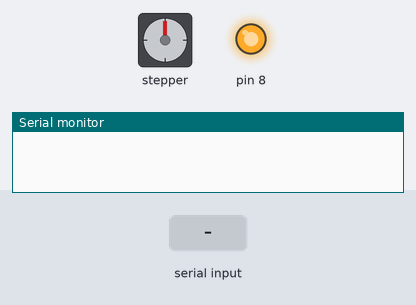
The sketch below on a simulated Arduino Uno, built with avr-gcc and run on an emulated ATmega328P. Parts: stepper motor, output pins drawn as LEDs (lit = HIGH), the last lines printed to the serial monitor. The test bench sets the inputs (shaded band). Stepper angles assume 64 steps per turn.

Above: at 1.2 s.
1.3 s: "a" received over Serial
At 1.45 s:
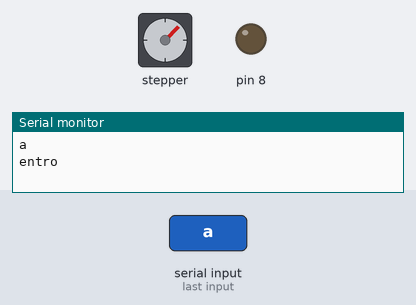
4.3 s: "b" received over Serial
7.3 s: "1" received over Serial
At 8.8 s:
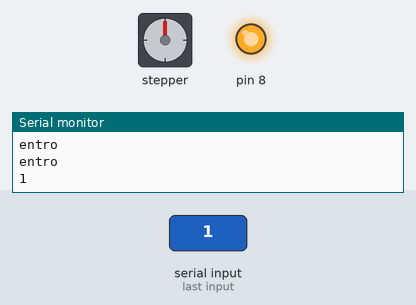
9.8 s: "a" received over Serial
At 12.39 s:
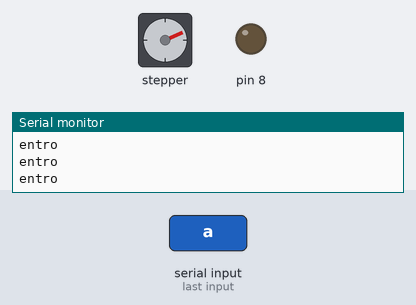
12.8 s: "0" received over Serial
At 14.5 s:
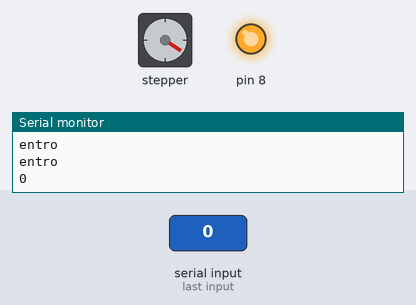
14.8 s: "b" received over Serial
At 19.82 s:
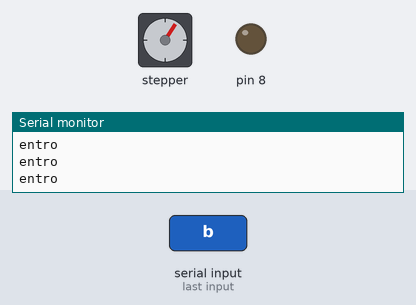
Timing chart, 0 to 21.4 s (numbered marks = the images above; inputs shaded):
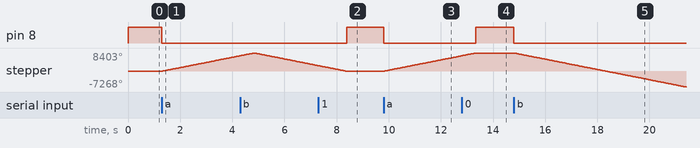

The sketch:

testMotor.ino
```cpp
#include <Arduino.h>
#include "BasicStepperDriver.h"

// Motor steps per revolution. Most steppers are 200 steps or 1.8 degrees/step
#define MOTOR_STEPS 64
#define RPM 400

// Since microstepping is set externally, make sure this matches the selected mode
// If it doesn't, the motor will move at a different RPM than chosen
// 1=full step, 2=half step etc.
#define MICROSTEPS 1

// All the wires needed for full functionality

#define DIR 3
#define STEP 6

//Uncomment line to use enable/disable functionality
//#define SLEEP 13

// 2-wire basic config, microstepping is hardwired on the driver
BasicStepperDriver stepper(MOTOR_STEPS, DIR, STEP);

//Uncomment line to use enable/disable functionality
//BasicStepperDriver stepper(MOTOR_STEPS, DIR, STEP, SLEEP);

void setup() {
    Serial.begin(9600);
    pinMode(8,OUTPUT);
    stepper.begin(RPM, MICROSTEPS);
    // if using enable/disable on ENABLE pin (active LOW) instead of SLEEP uncomment next line
    // stepper.setEnableActiveState(LOW);
    digitalWrite(8,1);
}

char dato = 0;

void loop() {

    if(Serial.available()>0){
      dato = Serial.read();
      Serial.println(dato);
    }

    if(dato == 'a'){
      Serial.println("entro");
      digitalWrite(8,0);
      // energize coils - the motor will hold position
      // stepper.enable();

      /*
       * Moving motor one full revolution using the degree notation
       */
      stepper.move(convertirGrados(45/2));
      //stepper.move(convertirGrados(60));
      //stepper.rotate(180);

      /*
       * Moving motor to original position using steps
       */
      //stepper.move(-254.75);
      //stepper.rotate(-180);
      //stepper.move(-MOTOR_STEPS*MICROSTEPS);

      // pause and allow the motor to be moved by hand
      // stepper.disable();

      digitalWrite(8,1);
    }

    if(dato == 'b'){
      Serial.println("entro");
      digitalWrite(8,0);
      // energize coils - the motor will hold position
      // stepper.enable();

      /*
       * Moving motor one full revolution using the degree notation
       */
      //stepper.move(convertirGrados(-60));
      stepper.move(convertirGrados(-45/2));
      digitalWrite(8,1);
    }
}

int convertirGrados(short degree){
  int result = 22.6444*degree;
  return result;
}
```

Measured:
- after the input at 1.3 s, pin 8: HIGH → LOW at once; stepper: keeps turning clockwise at about 2387°/s, starting at once
- after the input at 7.3 s, pin 8: LOW → HIGH after 1.1 s
- after the input at 9.8 s, pin 8: HIGH → LOW at once; stepper: keeps turning clockwise at about 2387°/s, starting at once
- after the input at 12.8 s, pin 8: LOW → HIGH after 0.54 s; stepper: goes on until 13.3 s, then stays 8403°
- after the input at 14.8 s, pin 8: HIGH → LOW at once; stepper: keeps turning counter-clockwise at about 2379°/s, starting at once
